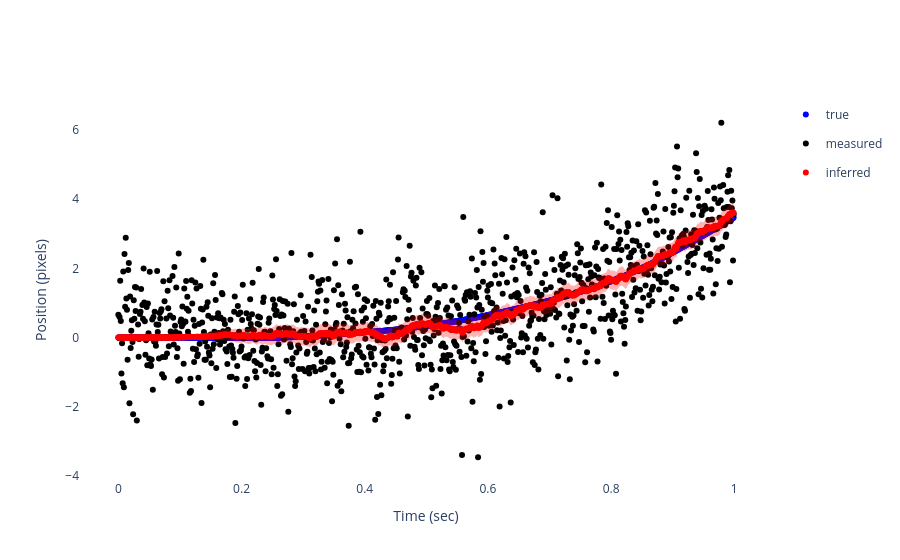

This figure's notebook cell:
### Markdown cell above
## Plot true, measured and filtered positions (with 95% confidence band)

### Code cell
true_x = x[0, :]
other_x = y[0, :]
other_label = "measured"
color_other = "black"
filter_mean_x = filtered_means[0, 0, :]

filter_ci_pos_upper = filter_mean_x + 1.96*filter_stds[:, 0]
filter_ci_pos_lower = filter_mean_x - 1.96*filter_stds[:, 0]

fig = get_fig_kinematics_vs_time(
    time=time,
    true_x=true_x,
    other_x=other_x,
    inferred_mean_x=filter_mean_x,
    inferred_ci_x_upper=filter_ci_pos_upper,
    inferred_ci_x_lower=filter_ci_pos_lower,
    cb_alpha=cb_alpha,
    color_true=color_true,
    color_inferred_pattern=color_filtered_pattern,
    color_other=color_other,
    xlabel="Time (sec)", ylabel="Position (pixels)", other_label=other_label)
fig

### Figure 1 — Plotly figure (JSON) as saved in the notebook; plotly's stock layout.template omitted (floating-point values rounded to 4 significant figures; data arrays with more than 128 entries replaced by an {"elided": "..."} marker saying what was removed)
{"data": [{"marker": {"color": "blue"}, "mode": "markers", "name": "true", "showlegend": true, "type": "scatter", "x": {"elided": "1000 float values"}, "y": {"elided": "1000 float values"}}, {"marker": {"color": "black"}, "mode": "markers", "name": "measured", "showlegend": true, "type": "scatter", "x": {"elided": "1000 float values"}, "y": {"elided": "1000 float values"}}, {"legendgroup": "inferred_x", "marker": {"color": "rgba(255,0,0,1.000000)"}, "mode": "markers", "name": "inferred", "showlegend": true, "type": "scatter", "x": {"elided": "1000 float values"}, "y": {"elided": "1000 float values"}}, {"fill": "toself", "fillcolor": "rgba(255,0,0,0.300000)", "legendgroup": "inferred_x", "line": {"color": "rgba(255,0,0,0.000000)"}, "showlegend": false, "type": "scatter", "x": {"elided": "2000 float values"}, "y": {"elided": "2000 float values"}}], "layout": {"paper_bgcolor": "rgba(0,0,0,0)", "plot_bgcolor": "rgba(0,0,0,0)", "xaxis": {"title": {"text": "Time (sec)"}}, "yaxis": {"title": {"text": "Position (pixels)"}}}}
